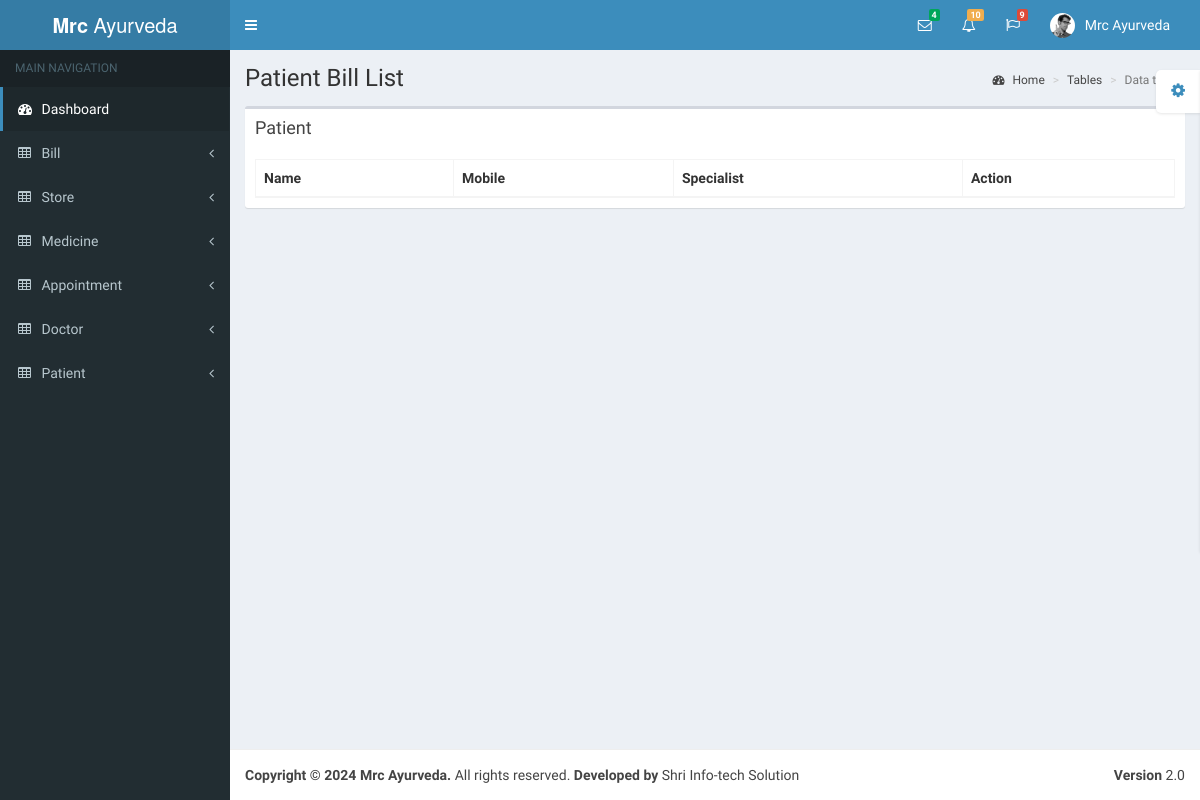
The app's page /bill/bill_list/ (signed in), older data.
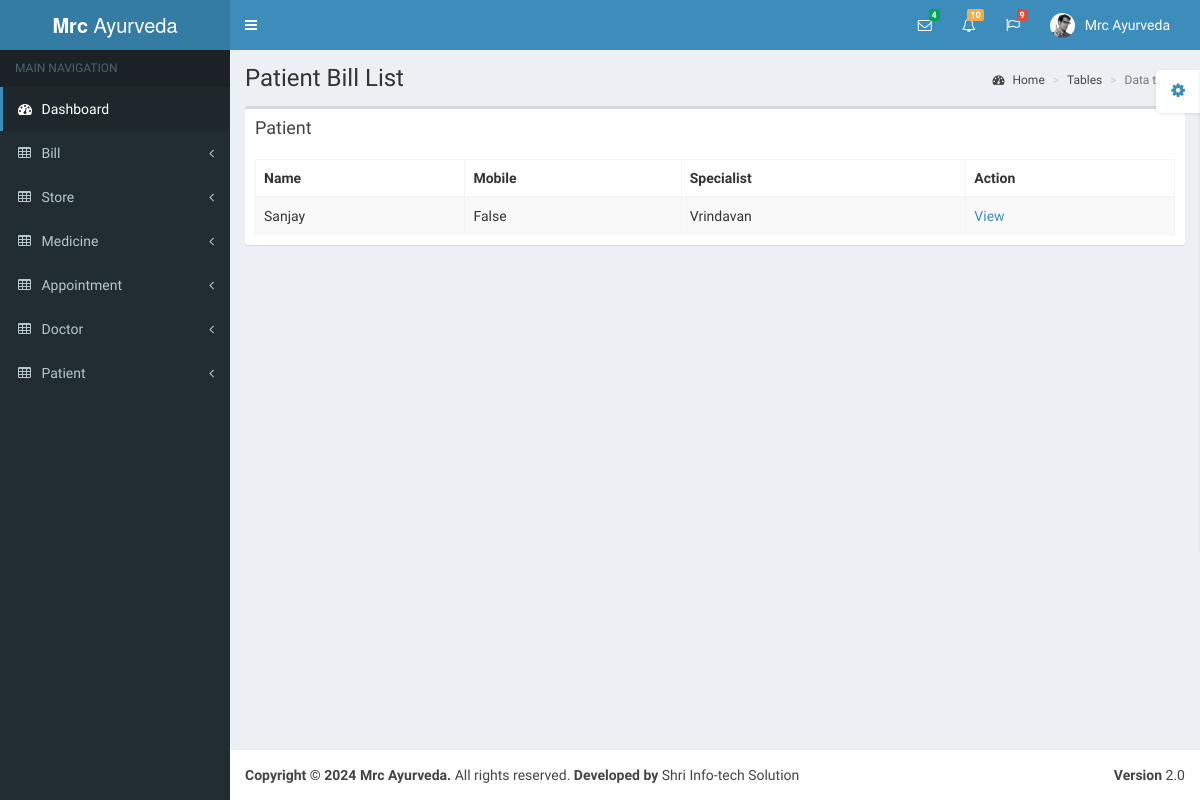
The same page, newer data.
### bill/models.py (models this page shows)
class PatientBill(models.Model):
    store = models.ForeignKey(Store, on_delete=models.PROTECT, null=True)
    patient = models.ForeignKey(Patient, on_delete=models.PROTECT, null=True)
    invoice_number = models.CharField(max_length=100, null=True)
    created_at = models.DateTimeField(auto_now_add=True)
    updated_at = models.DateTimeField(auto_now=True, null=True, blank=True)
    class Meta:
        db_table = 'patient_bill'

### patient/models.py (models this page shows, shortened)
class Patient(models.Model):
    user = models.ForeignKey(User, on_delete=models.PROTECT, null=True)
    patient_code = models.CharField(max_length=20, null=True, blank=True)
    patient_age = models.IntegerField(null=True, blank=True)
    created_at = models.DateTimeField(auto_now_add=True)
    updated_at = models.DateTimeField(auto_now=True, null=True, blank=True)
    class Meta:
        db_table = 'patient'

### account/models.py (models this page shows, shortened)
class User(AbstractUser):
    username = models.CharField(max_length=500, unique=True, null=True)
    email = models.EmailField(unique=True, null=True)
    mobile = models.CharField(max_length=20, null=True)
    phone = models.CharField(max_length=20, null=True)
    address = models.TextField(null=True)
    is_staff = models.BooleanField(default=False)
    is_active = models.BooleanField(default=True)
    created_at = models.DateTimeField(auto_now_add=True)
    class Meta:
        db_table = 'user'

### bill/views.py (the view)
# urls.py: path('bill_list/', views.bill_list, name='bill_list'),
@login_required(login_url='/account/user_login/')
def bill_list(request):
    user_id = request.session['user_id']
    store = Store.objects.get(user_id=user_id)
    store_id = store.id
    patient = PatientBill.objects.filter()
    context = {
        'patient': patient,
    }
    return render(request, 'bill_list.html', context)

### bill/templates/bill_list.html (shortened to what this page needs)
{% extends 'base.html' %}
{% block content %}
<div class="wrapper">
    <div class="content-wrapper">
        <section class="content-header">
            <h1>
                Patient Bill List
            </h1>
            <ol class="breadcrumb">
                <li><a href="/"><i class="fa fa-dashboard"></i> Home</a></li>
                <li><a href="/">Tables</a></li>
                <li class="active">Data tables</li>
            </ol>
        </section>
        <section class="content">
            <div class="row">
                <div class="col-xs-12">
                    <div class="box">
                        <div class="box-header">
                            <h3 class="box-title">Patient</h3>
                        </div>
                        <div class="box-body">
                            <table id="example1" class="table table-bordered table-striped">
                                <thead>
                                <tr>
                                    <th>Name</th>
                                    <th>Mobile</th>
                                    <th>Specialist</th>
                                    <th>Action</th>
                                </tr>
                                </thead>
                                <tbody>
                                {% for i in patient %}
                                <tr>
                                    <td>{{i.patient.user.username|title}}</td>
                                    <td>{{i.patient.user.mobile}}</td>
                                    <td>{{i.patient.user.address|title}}</td>
                                    <td><a href="/bill/patient_bill_detail/{{i.id}}/">View</a></td>
                                </tr>
                                {% endfor %}
                                </tbody>
                            </table>
                        </div>
                    </div>
                </div>
            </div>
        </section>
    </div>
</div>
{% endblock content %}

Row changes from the older to the newer data that the page shows:
added PatientBill: patient.user.username "Sanjay", patient.user.mobile "False", patient.user.address "Vrindavan"
